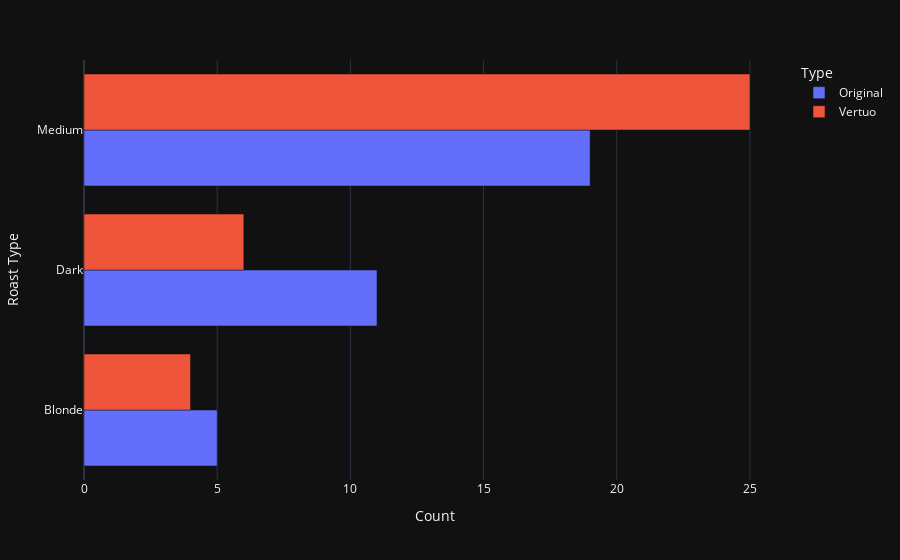

Notebook code for this chart:
### Code cell
df_temp1 = df.groupby(by=['Roast Type','Type']).size();
data = [];
for i in range(len(df_temp1)):
    row = []
    for j in range(len(df_temp1.index[i])):
        row.append(str(df_temp1.index[i][j]));
    row.append(df_temp1.values[i]);
    data.append(row);
df_temp2 = pd.DataFrame(data, columns=['Roast Type','Type','Count'])
print(df_temp2);
px.bar(
    df_temp2,
    x='Count',
    y='Roast Type',
    color='Type',
    barmode='group',
    orientation='h',
    template='plotly_dark'
)

### Figure 1 — Plotly figure (JSON) as saved in the notebook; plotly's stock layout.template omitted (floating-point values rounded to 4 significant figures)
{"data": [{"alignmentgroup": "True", "hovertemplate": "Type=Original<br>Count=%{x}<br>Roast Type=%{y}<extra></extra>", "legendgroup": "Original", "marker": {"color": "#636efa", "pattern": {"shape": ""}}, "name": "Original", "offsetgroup": "Original", "orientation": "h", "showlegend": true, "textposition": "auto", "type": "bar", "x": [5, 11, 19], "xaxis": "x", "y": ["Blonde", "Dark", "Medium"], "yaxis": "y"}, {"alignmentgroup": "True", "hovertemplate": "Type=Vertuo<br>Count=%{x}<br>Roast Type=%{y}<extra></extra>", "legendgroup": "Vertuo", "marker": {"color": "#EF553B", "pattern": {"shape": ""}}, "name": "Vertuo", "offsetgroup": "Vertuo", "orientation": "h", "showlegend": true, "textposition": "auto", "type": "bar", "x": [4, 6, 25], "xaxis": "x", "y": ["Blonde", "Dark", "Medium"], "yaxis": "y"}], "layout": {"barmode": "group", "legend": {"title": {"text": "Type"}, "tracegroupgap": 0}, "margin": {"t": 60}, "xaxis": {"anchor": "y", "domain": [0, 1], "title": {"text": "Count"}}, "yaxis": {"anchor": "x", "domain": [0, 1], "title": {"text": "Roast Type"}}}}
